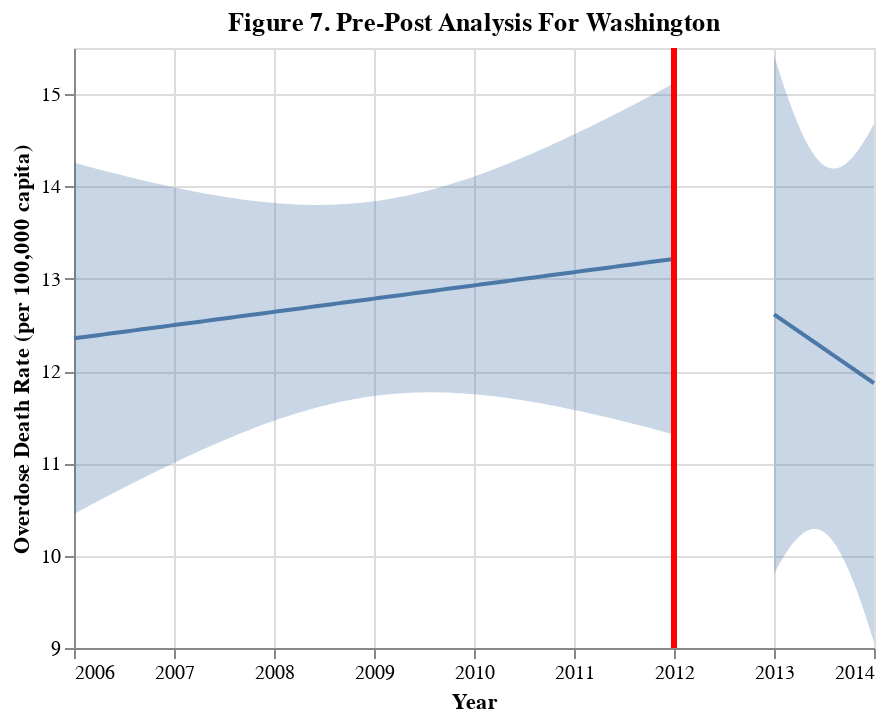

Write notebook code for a chart like this one.
### Markdown cell above
> pre-post for death rate

### Code cell
xvar= "TRANSACTION_YEAR"
yvar="death_rate"
analysis = "Figure 7. Pre-Post Analysis For Washington"
target = "Overdose Death Rate (per 100,000 capita)"
fit, chart = pre_post(WA_death, yvar, xvar, 2012, analysis, target, alpha=0.05)
chart

### Figure 1 — Vega-Lite specification as saved in the notebook (floating-point values rounded to 4 significant figures)
{"config": {"view": {"continuousWidth": 400, "continuousHeight": 300}}, "layer": [{"data": {"name": "data-6651b69d098d8f3b04e4ee24b44a6765"}, "mark": "errorband", "encoding": {"x": {"field": "TRANSACTION_YEAR", "type": "quantitative"}, "y": {"axis": {"title": "Overdose Death Rate (per 100,000 capita)"}, "field": "ci_low", "type": "quantitative"}, "y2": {"field": "ci_high"}}}, {"data": {"name": "data-128f8f22c3a1c1c755a37abb344e0115"}, "mark": "errorband", "encoding": {"x": {"field": "TRANSACTION_YEAR", "type": "quantitative"}, "y": {"axis": {"title": "Overdose Death Rate (per 100,000 capita)"}, "field": "ci_low", "type": "quantitative"}, "y2": {"field": "ci_high"}}}, {"data": {"name": "data-6651b69d098d8f3b04e4ee24b44a6765"}, "mark": "line", "encoding": {"x": {"axis": {"format": "O", "title": "Year"}, "field": "TRANSACTION_YEAR", "type": "quantitative"}, "y": {"field": "death_rate", "scale": {"zero": false}, "type": "quantitative"}}}, {"data": {"name": "data-128f8f22c3a1c1c755a37abb344e0115"}, "mark": "line", "encoding": {"x": {"axis": {"format": "O", "title": "Year"}, "field": "TRANSACTION_YEAR", "type": "quantitative"}, "y": {"field": "death_rate", "scale": {"zero": false}, "type": "quantitative"}}}, {"data": {"name": "data-093671e60d609957934f7032375c92d9"}, "mark": {"type": "rule", "color": "red", "strokeWidth": 3}, "encoding": {"x": {"field": "x", "type": "quantitative"}}}], "title": "Figure 7. Pre-Post Analysis For Washington", "$schema": "https://vega.github.io/schema/vega-lite/v4.17.0.json", "datasets": {"data-6651b69d098d8f3b04e4ee24b44a6765": [{"TRANSACTION_YEAR": 2006.0, "death_rate": 12.35, "ci_low": 10.45, "ci_high": 14.26}, {"TRANSACTION_YEAR": 2006.0, "death_rate": 12.36, "ci_low": 10.49, "ci_high": 14.24}, {"TRANSACTION_YEAR": 2006.0, "death_rate": 12.37, "ci_low": 10.52, "ci_high": 14.22}, {"TRANSACTION_YEAR": 2006.0, "death_rate": 12.38, "ci_low": 10.56, "ci_high": 14.2}, {"TRANSACTION_YEAR": 2006.0, "death_rate": 12.39, "ci_low": 10.59, "ci_high": 14.19}, {"TRANSACTION_YEAR": 2006.0, "death_rate": 12.4, "ci_low": 10.63, "ci_high": 14.17}, {"TRANSACTION_YEAR": 2006.0, "death_rate": 12.41, "ci_low": 10.66, "ci_high": 14.15}, {"TRANSACTION_YEAR": 2006.0, "death_rate": 12.41, "ci_low": 10.69, "ci_high": 14.14}, {"TRANSACTION_YEAR": 2006.0, "death_rate": 12.42, "ci_low": 10.73, "ci_high": 14.12}, {"TRANSACTION_YEAR": 2007.0, "death_rate": 12.43, "ci_low": 10.76, "ci_high": 14.1}, {"TRANSACTION_YEAR": 2007.0, "death_rate": 12.44, "ci_low": 10.79, "ci_high": 14.09}, {"TRANSACTION_YEAR": 2007.0, "death_rate": 12.45, "ci_low": 10.83, "ci_high": 14.07}, {"TRANSACTION_YEAR": 2007.0, "death_rate": 12.46, "ci_low": 10.86, "ci_high": 14.06}, {"TRANSACTION_YEAR": 2007.0, "death_rate": 12.47, "ci_low": 10.89, "ci_high": 14.04}, {"TRANSACTION_YEAR": 2007.0, "death_rate": 12.48, "ci_low": 10.92, "ci_high": 14.03}, {"TRANSACTION_YEAR": 2007.0, "death_rate": 12.48, "ci_low": 10.95, "ci_high": 14.01}, {"TRANSACTION_YEAR": 2007.0, "death_rate": 12.49, "ci_low": 10.99, "ci_high": 14.0}, {"TRANSACTION_YEAR": 2007.0, "death_rate": 12.5, "ci_low": 11.02, "ci_high": 13.99}, {"TRANSACTION_YEAR": 2007.0, "death_rate": 12.51, "ci_low": 11.05, "ci_high": 13.97}, {"TRANSACTION_YEAR": 2007.0, "death_rate": 12.52, "ci_low": 11.08, "ci_high": 13.96}, {"TRANSACTION_YEAR": 2007.0, "death_rate": 12.53, "ci_low": 11.11, "ci_high": 13.95}, {"TRANSACTION_YEAR": 2007.0, "death_rate": 12.54, "ci_low": 11.14, "ci_high": 13.93}, {"TRANSACTION_YEAR": 2007.0, "death_rate": 12.54, "ci_low": 11.17, "ci_high": 13.92}, {"TRANSACTION_YEAR": 2007.0, "death_rate": 12.55, "ci_low": 11.19, "ci_high": 13.91}, {"TRANSACTION_YEAR": 2007.0, "death_rate": 12.56, "ci_low": 11.22, "ci_high": 13.9}, {"TRANSACTION_YEAR": 2007.0, "death_rate": 12.57, "ci_low": 11.25, "ci_high": 13.89}, {"TRANSACTION_YEAR": 2008.0, "death_rate": 12.58, "ci_low": 11.28, "ci_high": 13.88}, {"TRANSACTION_YEAR": 2008.0, "death_rate": 12.59, "ci_low": 11.31, "ci_high": 13.87}, {"TRANSACTION_YEAR": 2008.0, "death_rate": 12.6, "ci_low": 11.33, "ci_high": 13.86}, {"TRANSACTION_YEAR": 2008.0, "death_rate": 12.6, "ci_low": 11.36, "ci_high": 13.85}, {"TRANSACTION_YEAR": 2008.0, "death_rate": 12.61, "ci_low": 11.38, "ci_high": 13.84}, {"TRANSACTION_YEAR": 2008.0, "death_rate": 12.62, "ci_low": 11.41, "ci_high": 13.84}, {"TRANSACTION_YEAR": 2008.0, "death_rate": 12.63, "ci_low": 11.43, "ci_high": 13.83}, {"TRANSACTION_YEAR": 2008.0, "death_rate": 12.64, "ci_low": 11.45, "ci_high": 13.82}, {"TRANSACTION_YEAR": 2008.0, "death_rate": 12.65, "ci_low": 11.48, "ci_high": 13.82}, {"TRANSACTION_YEAR": 2008.0, "death_rate": 12.66, "ci_low": 11.5, "ci_high": 13.81}, {"TRANSACTION_YEAR": 2008.0, "death_rate": 12.66, "ci_low": 11.52, "ci_high": 13.81}, {"TRANSACTION_YEAR": 2008.0, "death_rate": 12.67, "ci_low": 11.54, "ci_high": 13.81}, {"TRANSACTION_YEAR": 2008.0, "death_rate": 12.68, "ci_low": 11.56, "ci_high": 13.8}, {"TRANSACTION_YEAR": 2008.0, "death_rate": 12.69, "ci_low": 11.58, "ci_high": 13.8}, {"TRANSACTION_YEAR": 2008.0, "death_rate": 12.7, "ci_low": 11.6, "ci_high": 13.8}, {"TRANSACTION_YEAR": 2008.0, "death_rate": 12.71, "ci_low": 11.61, "ci_high": 13.8}, {"TRANSACTION_YEAR": 2009.0, "death_rate": 12.72, "ci_low": 11.63, "ci_high": 13.8}, {"TRANSACTION_YEAR": 2009.0, "death_rate": 12.72, "ci_low": 11.65, "ci_high": 13.8}, {"TRANSACTION_YEAR": 2009.0, "death_rate": 12.73, "ci_low": 11.66, "ci_high": 13.81}, {"TRANSACTION_YEAR": 2009.0, "death_rate": 12.74, "ci_low": 11.67, "ci_high": 13.81}, {"TRANSACTION_YEAR": 2009.0, "death_rate": 12.75, "ci_low": 11.69, "ci_high": 13.81}, {"TRANSACTION_YEAR": 2009.0, "death_rate": 12.76, "ci_low": 11.7, "ci_high": 13.82}, {"TRANSACTION_YEAR": 2009.0, "death_rate": 12.77, "ci_low": 11.71, "ci_high": 13.82}, {"TRANSACTION_YEAR": 2009.0, "death_rate": 12.78, "ci_low": 11.72, "ci_high": 13.83}, {"TRANSACTION_YEAR": 2009.0, "death_rate": 12.78, "ci_low": 11.73, "ci_high": 13.84}, {"TRANSACTION_YEAR": 2009.0, "death_rate": 12.79, "ci_low": 11.74, "ci_high": 13.85}, {"TRANSACTION_YEAR": 2009.0, "death_rate": 12.8, "ci_low": 11.75, "ci_high": 13.86}, {"TRANSACTION_YEAR": 2009.0, "death_rate": 12.81, "ci_low": 11.75, "ci_high": 13.87}, {"TRANSACTION_YEAR": 2009.0, "death_rate": 12.82, "ci_low": 11.76, "ci_high": 13.88}, {"TRANSACTION_YEAR": 2009.0, "death_rate": 12.83, "ci_low": 11.76, "ci_high": 13.89}, {"TRANSACTION_YEAR": 2009.0, "death_rate": 12.84, "ci_low": 11.76, "ci_high": 13.91}, {"TRANSACTION_YEAR": 2009.0, "death_rate": 12.85, "ci_low": 11.77, "ci_high": 13.92}, {"TRANSACTION_YEAR": 2009.0, "death_rate": 12.85, "ci_low": 11.77, "ci_high": 13.94}, {"TRANSACTION_YEAR": 2010.0, "death_rate": 12.86, "ci_low": 11.77, "ci_high": 13.96}, {"TRANSACTION_YEAR": 2010.0, "death_rate": 12.87, "ci_low": 11.77, "ci_high": 13.97}, {"TRANSACTION_YEAR": 2010.0, "death_rate": 12.88, "ci_low": 11.77, "ci_high": 13.99}, {"TRANSACTION_YEAR": 2010.0, "death_rate": 12.89, "ci_low": 11.77, "ci_high": 14.01}, {"TRANSACTION_YEAR": 2010.0, "death_rate": 12.9, "ci_low": 11.76, "ci_high": 14.03}, {"TRANSACTION_YEAR": 2010.0, "death_rate": 12.91, "ci_low": 11.76, "ci_high": 14.05}, {"TRANSACTION_YEAR": 2010.0, "death_rate": 12.91, "ci_low": 11.76, "ci_high": 14.07}, {"TRANSACTION_YEAR": 2010.0, "death_rate": 12.92, "ci_low": 11.75, "ci_high": 14.09}, {"TRANSACTION_YEAR": 2010.0, "death_rate": 12.93, "ci_low": 11.75, "ci_high": 14.12}, {"TRANSACTION_YEAR": 2010.0, "death_rate": 12.94, "ci_low": 11.74, "ci_high": 14.14}, {"TRANSACTION_YEAR": 2010.0, "death_rate": 12.95, "ci_low": 11.73, "ci_high": 14.16}, {"TRANSACTION_YEAR": 2010.0, "death_rate": 12.96, "ci_low": 11.73, "ci_high": 14.19}, {"TRANSACTION_YEAR": 2010.0, "death_rate": 12.97, "ci_low": 11.72, "ci_high": 14.21}, {"TRANSACTION_YEAR": 2010.0, "death_rate": 12.97, "ci_low": 11.71, "ci_high": 14.24}, {"TRANSACTION_YEAR": 2010.0, "death_rate": 12.98, "ci_low": 11.7, "ci_high": 14.26}, {"TRANSACTION_YEAR": 2010.0, "death_rate": 12.99, "ci_low": 11.69, "ci_high": 14.29}, {"TRANSACTION_YEAR": 2010.0, "death_rate": 13.0, "ci_low": 11.68, "ci_high": 14.32}, {"TRANSACTION_YEAR": 2011.0, "death_rate": 13.01, "ci_low": 11.67, "ci_high": 14.35}, {"TRANSACTION_YEAR": 2011.0, "death_rate": 13.02, "ci_low": 11.66, "ci_high": 14.38}, {"TRANSACTION_YEAR": 2011.0, "death_rate": 13.03, "ci_low": 11.65, "ci_high": 14.4}, {"TRANSACTION_YEAR": 2011.0, "death_rate": 13.03, "ci_low": 11.64, "ci_high": 14.43}, {"TRANSACTION_YEAR": 2011.0, "death_rate": 13.04, "ci_low": 11.62, "ci_high": 14.46}, {"TRANSACTION_YEAR": 2011.0, "death_rate": 13.05, "ci_low": 11.61, "ci_high": 14.49}, {"TRANSACTION_YEAR": 2011.0, "death_rate": 13.06, "ci_low": 11.6, "ci_high": 14.52}, {"TRANSACTION_YEAR": 2011.0, "death_rate": 13.07, "ci_low": 11.58, "ci_high": 14.55}, {"TRANSACTION_YEAR": 2011.0, "death_rate": 13.08, "ci_low": 11.57, "ci_high": 14.58}, {"TRANSACTION_YEAR": 2011.0, "death_rate": 13.09, "ci_low": 11.56, "ci_high": 14.62}, {"TRANSACTION_YEAR": 2011.0, "death_rate": 13.09, "ci_low": 11.54, "ci_high": 14.65}, {"TRANSACTION_YEAR": 2011.0, "death_rate": 13.1, "ci_low": 11.53, "ci_high": 14.68}, {"TRANSACTION_YEAR": 2011.0, "death_rate": 13.11, "ci_low": 11.51, "ci_high": 14.71}, {"TRANSACTION_YEAR": 2011.0, "death_rate": 13.12, "ci_low": 11.5, "ci_high": 14.74}, {"TRANSACTION_YEAR": 2011.0, "death_rate": 13.13, "ci_low": 11.48, "ci_high": 14.78}, {"TRANSACTION_YEAR": 2011.0, "death_rate": 13.14, "ci_low": 11.46, "ci_high": 14.81}, {"TRANSACTION_YEAR": 2012.0, "death_rate": 13.15, "ci_low": 11.45, "ci_high": 14.84}, {"TRANSACTION_YEAR": 2012.0, "death_rate": 13.15, "ci_low": 11.43, "ci_high": 14.88}, {"TRANSACTION_YEAR": 2012.0, "death_rate": 13.16, "ci_low": 11.42, "ci_high": 14.91}, {"TRANSACTION_YEAR": 2012.0, "death_rate": 13.17, "ci_low": 11.4, "ci_high": 14.94}, {"TRANSACTION_YEAR": 2012.0, "death_rate": 13.18, "ci_low": 11.38, "ci_high": 14.98}, {"TRANSACTION_YEAR": 2012.0, "death_rate": 13.19, "ci_low": 11.37, "ci_high": 15.01}, {"TRANSACTION_YEAR": 2012.0, "death_rate": 13.2, "ci_low": 11.35, "ci_high": 15.05}, {"TRANSACTION_YEAR": 2012.0, "death_rate": 13.21, "ci_low": 11.33, "ci_high": 15.08}, {"TRANSACTION_YEAR": 2012.0, "death_rate": 13.22, "ci_low": 11.31, "ci_high": 15.12}], "data-128f8f22c3a1c1c755a37abb344e0115": [{"TRANSACTION_YEAR": 2013.0, "death_rate": 12.61, "ci_low": 9.804, "ci_high": 15.43}, {"TRANSACTION_YEAR": 2013.0, "death_rate": 12.61, "ci_low": 9.824, "ci_high": 15.39}, {"TRANSACTION_YEAR": 2013.0, "death_rate": 12.6, "ci_low": 9.845, "ci_high": 15.35}, {"TRANSACTION_YEAR": 2013.0, "death_rate": 12.59, "ci_low": 9.864, "ci_high": 15.32}, {"TRANSACTION_YEAR": 2013.0, "death_rate": 12.58, "ci_low": 9.884, "ci_high": 15.29}, {"TRANSACTION_YEAR": 2013.0, "death_rate": 12.58, "ci_low": 9.903, "ci_high": 15.25}, {"TRANSACTION_YEAR": 2013.0, "death_rate": 12.57, "ci_low": 9.922, "ci_high": 15.22}, {"TRANSACTION_YEAR": 2013.0, "death_rate": 12.56, "ci_low": 9.941, "ci_high": 15.18}, {"TRANSACTION_YEAR": 2013.0, "death_rate": 12.55, "ci_low": 9.959, "ci_high": 15.15}, {"TRANSACTION_YEAR": 2013.0, "death_rate": 12.55, "ci_low": 9.977, "ci_high": 15.12}, {"TRANSACTION_YEAR": 2013.0, "death_rate": 12.54, "ci_low": 9.995, "ci_high": 15.09}, {"TRANSACTION_YEAR": 2013.0, "death_rate": 12.53, "ci_low": 10.01, "ci_high": 15.05}, {"TRANSACTION_YEAR": 2013.0, "death_rate": 12.53, "ci_low": 10.03, "ci_high": 15.02}, {"TRANSACTION_YEAR": 2013.0, "death_rate": 12.52, "ci_low": 10.05, "ci_high": 14.99}, {"TRANSACTION_YEAR": 2013.0, "death_rate": 12.51, "ci_low": 10.06, "ci_high": 14.96}, {"TRANSACTION_YEAR": 2013.0, "death_rate": 12.5, "ci_low": 10.08, "ci_high": 14.93}, {"TRANSACTION_YEAR": 2013.0, "death_rate": 12.5, "ci_low": 10.09, "ci_high": 14.9}, {"TRANSACTION_YEAR": 2013.0, "death_rate": 12.49, "ci_low": 10.11, "ci_high": 14.87}, {"TRANSACTION_YEAR": 2013.0, "death_rate": 12.48, "ci_low": 10.12, "ci_high": 14.84}, {"TRANSACTION_YEAR": 2013.0, "death_rate": 12.47, "ci_low": 10.13, "ci_high": 14.81}, {"TRANSACTION_YEAR": 2013.0, "death_rate": 12.47, "ci_low": 10.15, "ci_high": 14.78}, {"TRANSACTION_YEAR": 2013.0, "death_rate": 12.46, "ci_low": 10.16, "ci_high": 14.76}, {"TRANSACTION_YEAR": 2013.0, "death_rate": 12.45, "ci_low": 10.17, "ci_high": 14.73}, {"TRANSACTION_YEAR": 2013.0, "death_rate": 12.44, "ci_low": 10.18, "ci_high": 14.7}, {"TRANSACTION_YEAR": 2013.0, "death_rate": 12.44, "ci_low": 10.2, "ci_high": 14.68}, {"TRANSACTION_YEAR": 2013.0, "death_rate": 12.43, "ci_low": 10.21, "ci_high": 14.65}, {"TRANSACTION_YEAR": 2013.0, "death_rate": 12.42, "ci_low": 10.22, "ci_high": 14.63}, {"TRANSACTION_YEAR": 2013.0, "death_rate": 12.41, "ci_low": 10.23, "ci_high": 14.6}, {"TRANSACTION_YEAR": 2013.0, "death_rate": 12.41, "ci_low": 10.23, "ci_high": 14.58}, {"TRANSACTION_YEAR": 2013.0, "death_rate": 12.4, "ci_low": 10.24, "ci_high": 14.55}, {"TRANSACTION_YEAR": 2013.0, "death_rate": 12.39, "ci_low": 10.25, "ci_high": 14.53}, {"TRANSACTION_YEAR": 2013.0, "death_rate": 12.38, "ci_low": 10.26, "ci_high": 14.51}, {"TRANSACTION_YEAR": 2013.0, "death_rate": 12.38, "ci_low": 10.26, "ci_high": 14.49}, {"TRANSACTION_YEAR": 2013.0, "death_rate": 12.37, "ci_low": 10.27, "ci_high": 14.47}, {"TRANSACTION_YEAR": 2013.0, "death_rate": 12.36, "ci_low": 10.27, "ci_high": 14.45}, {"TRANSACTION_YEAR": 2013.0, "death_rate": 12.35, "ci_low": 10.28, "ci_high": 14.43}, {"TRANSACTION_YEAR": 2013.0, "death_rate": 12.35, "ci_low": 10.28, "ci_high": 14.41}, {"TRANSACTION_YEAR": 2013.0, "death_rate": 12.34, "ci_low": 10.29, "ci_high": 14.39}, {"TRANSACTION_YEAR": 2013.0, "death_rate": 12.33, "ci_low": 10.29, "ci_high": 14.38}, {"TRANSACTION_YEAR": 2013.0, "death_rate": 12.32, "ci_low": 10.29, "ci_high": 14.36}, {"TRANSACTION_YEAR": 2013.0, "death_rate": 12.32, "ci_low": 10.29, "ci_high": 14.34}, {"TRANSACTION_YEAR": 2013.0, "death_rate": 12.31, "ci_low": 10.29, "ci_high": 14.33}, {"TRANSACTION_YEAR": 2013.0, "death_rate": 12.3, "ci_low": 10.29, "ci_high": 14.31}, {"TRANSACTION_YEAR": 2013.0, "death_rate": 12.29, "ci_low": 10.29, "ci_high": 14.3}, {"TRANSACTION_YEAR": 2013.0, "death_rate": 12.29, "ci_low": 10.28, "ci_high": 14.29}, {"TRANSACTION_YEAR": 2013.0, "death_rate": 12.28, "ci_low": 10.28, "ci_high": 14.28}, {"TRANSACTION_YEAR": 2013.0, "death_rate": 12.27, "ci_low": 10.28, "ci_high": 14.27}, {"TRANSACTION_YEAR": 2013.0, "death_rate": 12.26, "ci_low": 10.27, "ci_high": 14.26}, {"TRANSACTION_YEAR": 2013.0, "death_rate": 12.26, "ci_low": 10.27, "ci_high": 14.25}, {"TRANSACTION_YEAR": 2013.0, "death_rate": 12.25, "ci_low": 10.26, "ci_high": 14.24}, {"TRANSACTION_YEAR": 2013.0, "death_rate": 12.24, "ci_low": 10.25, "ci_high": 14.23}, {"TRANSACTION_YEAR": 2014.0, "death_rate": 12.23, "ci_low": 10.25, "ci_high": 14.22}, {"TRANSACTION_YEAR": 2014.0, "death_rate": 12.23, "ci_low": 10.24, "ci_high": 14.22}, {"TRANSACTION_YEAR": 2014.0, "death_rate": 12.22, "ci_low": 10.23, "ci_high": 14.21}, {"TRANSACTION_YEAR": 2014.0, "death_rate": 12.21, "ci_low": 10.22, "ci_high": 14.21}, {"TRANSACTION_YEAR": 2014.0, "death_rate": 12.2, "ci_low": 10.21, "ci_high": 14.2}, {"TRANSACTION_YEAR": 2014.0, "death_rate": 12.2, "ci_low": 10.2, "ci_high": 14.2}, {"TRANSACTION_YEAR": 2014.0, "death_rate": 12.19, "ci_low": 10.18, "ci_high": 14.2}, {"TRANSACTION_YEAR": 2014.0, "death_rate": 12.18, "ci_low": 10.17, "ci_high": 14.19}, {"TRANSACTION_YEAR": 2014.0, "death_rate": 12.17, "ci_low": 10.16, "ci_high": 14.19}, {"TRANSACTION_YEAR": 2014.0, "death_rate": 12.17, "ci_low": 10.14, "ci_high": 14.19}, {"TRANSACTION_YEAR": 2014.0, "death_rate": 12.16, "ci_low": 10.12, "ci_high": 14.19}, {"TRANSACTION_YEAR": 2014.0, "death_rate": 12.15, "ci_low": 10.11, "ci_high": 14.2}, {"TRANSACTION_YEAR": 2014.0, "death_rate": 12.14, "ci_low": 10.09, "ci_high": 14.2}, {"TRANSACTION_YEAR": 2014.0, "death_rate": 12.14, "ci_low": 10.07, "ci_high": 14.2}, {"TRANSACTION_YEAR": 2014.0, "death_rate": 12.13, "ci_low": 10.05, "ci_high": 14.2}, {"TRANSACTION_YEAR": 2014.0, "death_rate": 12.12, "ci_low": 10.04, "ci_high": 14.21}, {"TRANSACTION_YEAR": 2014.0, "death_rate": 12.11, "ci_low": 10.02, "ci_high": 14.21}, {"TRANSACTION_YEAR": 2014.0, "death_rate": 12.11, "ci_low": 9.995, "ci_high": 14.22}, {"TRANSACTION_YEAR": 2014.0, "death_rate": 12.1, "ci_low": 9.974, "ci_high": 14.23}, {"TRANSACTION_YEAR": 2014.0, "death_rate": 12.09, "ci_low": 9.952, "ci_high": 14.23}, {"TRANSACTION_YEAR": 2014.0, "death_rate": 12.09, "ci_low": 9.929, "ci_high": 14.24}, {"TRANSACTION_YEAR": 2014.0, "death_rate": 12.08, "ci_low": 9.906, "ci_high": 14.25}, {"TRANSACTION_YEAR": 2014.0, "death_rate": 12.07, "ci_low": 9.882, "ci_high": 14.26}, {"TRANSACTION_YEAR": 2014.0, "death_rate": 12.06, "ci_low": 9.858, "ci_high": 14.27}, {"TRANSACTION_YEAR": 2014.0, "death_rate": 12.06, "ci_low": 9.833, "ci_high": 14.28}, {"TRANSACTION_YEAR": 2014.0, "death_rate": 12.05, "ci_low": 9.808, "ci_high": 14.29}, {"TRANSACTION_YEAR": 2014.0, "death_rate": 12.04, "ci_low": 9.782, "ci_high": 14.3}, {"TRANSACTION_YEAR": 2014.0, "death_rate": 12.03, "ci_low": 9.755, "ci_high": 14.31}, {"TRANSACTION_YEAR": 2014.0, "death_rate": 12.03, "ci_low": 9.728, "ci_high": 14.32}, {"TRANSACTION_YEAR": 2014.0, "death_rate": 12.02, "ci_low": 9.7, "ci_high": 14.34}, {"TRANSACTION_YEAR": 2014.0, "death_rate": 12.01, "ci_low": 9.672, "ci_high": 14.35}, {"TRANSACTION_YEAR": 2014.0, "death_rate": 12.0, "ci_low": 9.643, "ci_high": 14.36}, {"TRANSACTION_YEAR": 2014.0, "death_rate": 12.0, "ci_low": 9.614, "ci_high": 14.38}, {"TRANSACTION_YEAR": 2014.0, "death_rate": 11.99, "ci_low": 9.585, "ci_high": 14.39}, {"TRANSACTION_YEAR": 2014.0, "death_rate": 11.98, "ci_low": 9.555, "ci_high": 14.41}, {"TRANSACTION_YEAR": 2014.0, "death_rate": 11.97, "ci_low": 9.524, "ci_high": 14.42}, {"TRANSACTION_YEAR": 2014.0, "death_rate": 11.97, "ci_low": 9.493, "ci_high": 14.44}, {"TRANSACTION_YEAR": 2014.0, "death_rate": 11.96, "ci_low": 9.462, "ci_high": 14.45}, {"TRANSACTION_YEAR": 2014.0, "death_rate": 11.95, "ci_low": 9.43, "ci_high": 14.47}, {"TRANSACTION_YEAR": 2014.0, "death_rate": 11.94, "ci_low": 9.398, "ci_high": 14.49}, {"TRANSACTION_YEAR": 2014.0, "death_rate": 11.94, "ci_low": 9.366, "ci_high": 14.51}, {"TRANSACTION_YEAR": 2014.0, "death_rate": 11.93, "ci_low": 9.333, "ci_high": 14.52}, {"TRANSACTION_YEAR": 2014.0, "death_rate": 11.92, "ci_low": 9.3, "ci_high": 14.54}, {"TRANSACTION_YEAR": 2014.0, "death_rate": 11.91, "ci_low": 9.266, "ci_high": 14.56}, {"TRANSACTION_YEAR": 2014.0, "death_rate": 11.91, "ci_low": 9.232, "ci_high": 14.58}, {"TRANSACTION_YEAR": 2014.0, "death_rate": 11.9, "ci_low": 9.198, "ci_high": 14.6}, {"TRANSACTION_YEAR": 2014.0, "death_rate": 11.89, "ci_low": 9.163, "ci_high": 14.62}, {"TRANSACTION_YEAR": 2014.0, "death_rate": 11.88, "ci_low": 9.129, "ci_high": 14.64}, {"TRANSACTION_YEAR": 2014.0, "death_rate": 11.88, "ci_low": 9.093, "ci_high": 14.66}, {"TRANSACTION_YEAR": 2014.0, "death_rate": 11.87, "ci_low": 9.058, "ci_high": 14.68}], "data-093671e60d609957934f7032375c92d9": [{"x": 2012}]}}
